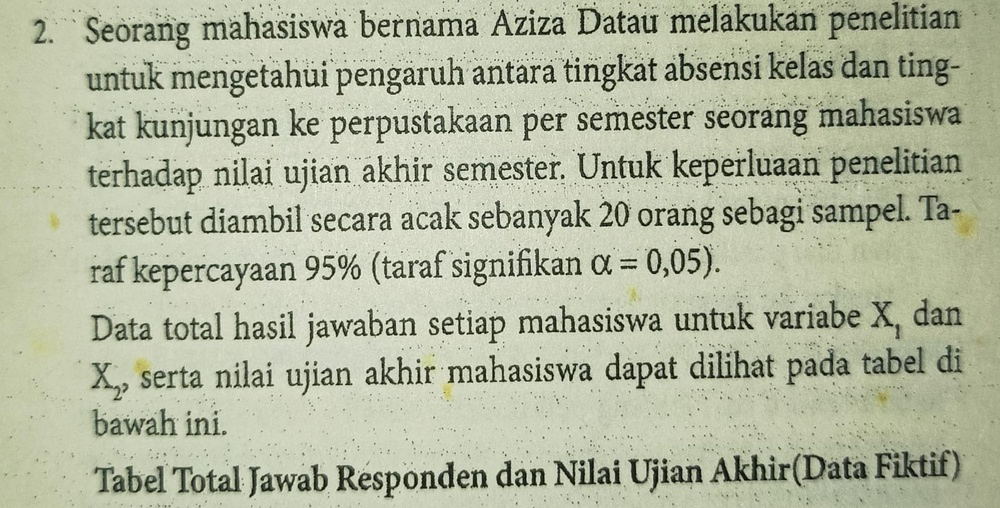
#> input picture PERTEMUAN 10/TUGAS/citraA_dokumen_noise.jpg, 1000 x 508 px, shrunk from 1594 x 810 before the run
$ python Pipeline_Morfologi_untuk_Preprocessing_OCR_dan_Counting_Objek.py
#> lines starting #> are read from the running program, lines starting #| are printed output that depends on the picture; after the words box and inside, x2 and y2 are one past the last pixel; in counts of white or black regions, pixels touching at a corner belong together; long printed decimals are rounded
"""
PIPELINE MORFOLOGI UNTUK PREPROCESSING OCR DAN COUNTING OBJEK

Fitur:
1. Structuring element (3x3,5x5,7x7 + shape)
2. Erosi & dilasi (multi iterasi)
3. Opening & Closing
4. Morphological Gradient
5. Top-hat & Black-hat
6. OCR preprocessing simulation
7. Object counting (watershed + contour)
8. Evaluasi OCR improvement & counting accuracy (TABEL)
9. Visualisasi per halaman
"""

import cv2
import numpy as np
import matplotlib.pyplot as plt
import time


# ==========================================================
# LOAD IMAGE
# ==========================================================
def load_img(path):
    img = cv2.imread(path, 0)
    if img is None:
        print("Gambar tidak ditemukan:", path)
        exit()
    return img

imgA = load_img("citraA_dokumen_noise.jpg")
imgB = load_img("citraB_overlapping.jpg")
#> call 2 of load_img, with path = 'citraB_overlapping.jpg'
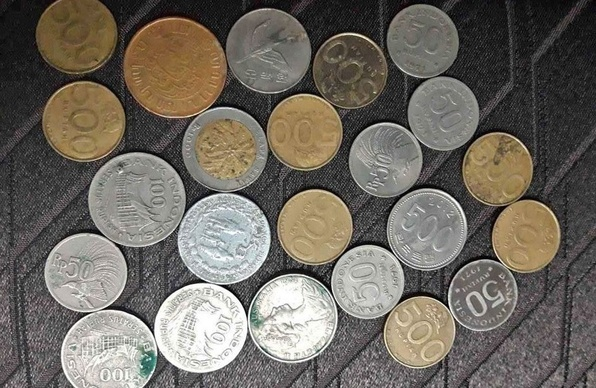
#> input picture PERTEMUAN 10/TUGAS/citraB_overlapping.jpg, 596 x 388 px, shrunk from 950 x 618 before the run


# ==========================================================
# STRUCTURING ELEMENTS
# ==========================================================
def get_kernel(size, shape):
    if shape == "square":
        return cv2.getStructuringElement(cv2.MORPH_RECT,(size,size))
    elif shape == "cross":
        return cv2.getStructuringElement(cv2.MORPH_CROSS,(size,size))
    else:
        return cv2.getStructuringElement(cv2.MORPH_ELLIPSE,(size,size))


# ==========================================================
# VISUAL FUNCTION
# ==========================================================
def show(title, data):

    n = len(data)
    cols = 4
    rows = int(np.ceil(n/cols))

    plt.figure(figsize=(12,3*rows))
    plt.suptitle(title)

    for i,(k,v) in enumerate(data.items()):
        plt.subplot(rows,cols,i+1)
        plt.title(k)
        plt.imshow(v,cmap='gray')
        plt.axis('off')

    plt.tight_layout(rect=[0,0,1,0.95])
    plt.show()


# ==========================================================
# MORPHOLOGY OPERATIONS
# ==========================================================
def morphology_experiment(img):

    results = {}

    sizes = [3,5,7]
    shapes = ["square","cross","ellipse"]

    for s in sizes:
        for sh in shapes:
            k = get_kernel(s,sh)

            results[f"Erode_{s}_{sh}"] = cv2.erode(img,k,iterations=1)
            results[f"Dilate_{s}_{sh}"] = cv2.dilate(img,k,iterations=1)
            results[f"Open_{s}_{sh}"] = cv2.morphologyEx(img,cv2.MORPH_OPEN,k)
            results[f"Close_{s}_{sh}"] = cv2.morphologyEx(img,cv2.MORPH_CLOSE,k)

    return results


# ==========================================================
# MORPHOLOGICAL EXTRA
# ==========================================================
def morph_extra(img):

    kernel = np.ones((5,5),np.uint8)

    return {
        "Gradient": cv2.morphologyEx(img,cv2.MORPH_GRADIENT,kernel),
        "Top Hat": cv2.morphologyEx(img,cv2.MORPH_TOPHAT,kernel),
        "Black Hat": cv2.morphologyEx(img,cv2.MORPH_BLACKHAT,kernel)
    }


# ==========================================================
# OCR PREPROCESSING
# ==========================================================
def ocr_pipeline(img):

    start = time.time()

    kernel = np.ones((3,3),np.uint8)

    denoise = cv2.morphologyEx(img,cv2.MORPH_OPEN,kernel)
    closing = cv2.morphologyEx(denoise,cv2.MORPH_CLOSE,kernel)

    _,before = cv2.threshold(img,127,255,cv2.THRESH_BINARY)
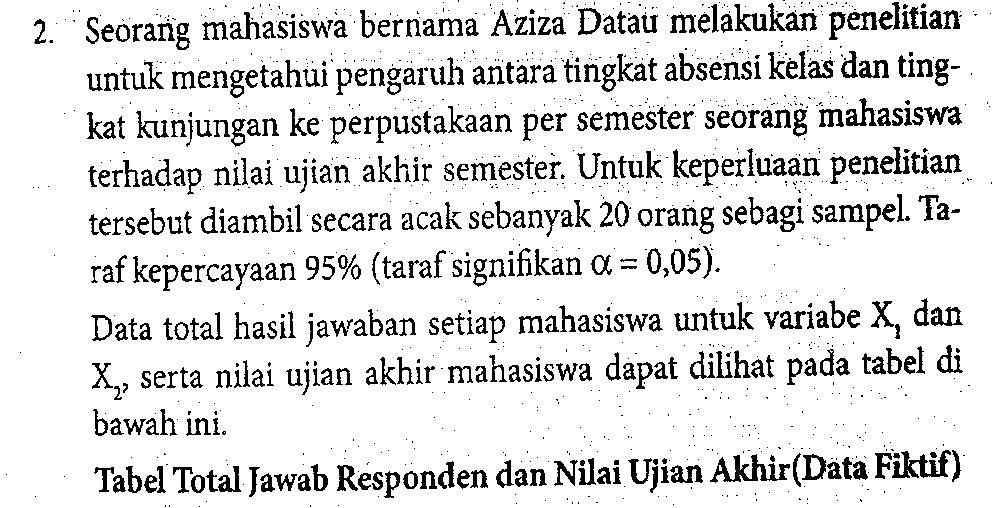
#> before: shape (508, 1000); 87.5% white; 1367 black regions (901 under 20 px), largest, box (x1, y1, x2, y2) and area: (710, 454, 790, 483) 851, (892, 450, 951, 478) 736, (924, 106, 962, 125) 354
    _,after = cv2.threshold(closing,127,255,cv2.THRESH_BINARY)
#> after: shape (508, 1000); 89.3% white; 859 black regions (261 under 20 px), largest, box (x1, y1, x2, y2) and area: (893, 450, 960, 479) 929, (846, 99, 903, 126) 647, (338, 465, 383, 491) 537

    end = time.time()

    return before,after,end-start


# ==========================================================
# OCR SCORE (SIMULASI)
# ==========================================================
def ocr_score(img):
    return np.sum(img==255)/img.size


# ==========================================================
# COUNTING OBJECT
# ==========================================================
def count_objects(img):

    _,th = cv2.threshold(img,0,255,cv2.THRESH_BINARY+cv2.THRESH_OTSU)

    kernel = np.ones((3,3),np.uint8)
    opening = cv2.morphologyEx(th,cv2.MORPH_OPEN,kernel,iterations=2)

    dist = cv2.distanceTransform(opening,cv2.DIST_L2,5)
    _,fg = cv2.threshold(dist,0.5*dist.max(),255,0)
    fg = np.uint8(fg)

    unknown = cv2.subtract(opening,fg)
    _,markers = cv2.connectedComponents(fg)
    markers = markers+1
    markers[unknown==255]=0

    color = cv2.cvtColor(img,cv2.COLOR_GRAY2BGR)
    markers = cv2.watershed(color,markers)

    count = len(np.unique(markers)) - 2

    return markers,count


# ==========================================================
# PROCESS OCR
# ==========================================================
print("\nPROCESS A: OCR PIPELINE")

before,after,t_ocr = ocr_pipeline(imgA)
#> t_ocr = 0.0738

show("OCR PREPROCESSING - BEFORE vs AFTER",{
    "Before": before,
    "After": after
})
#> in show, `n = len(data)`: n = 2
#> in show, `rows = int(np.ceil(n/cols))`: rows = 1
#> the loop in show, `for i,(k,v) in enumerate(data.items()):` made 2 passes
#> k on passes 1 to 2: 'Before', 'After'

score_before = ocr_score(before)
#> score_before = 0.875
score_after = ocr_score(after)
#> score_after = 0.893

print("OCR Time:",t_ocr)
#| OCR Time: 0.07383


# ==========================================================
# MORPHOLOGY A
# ==========================================================
show("MORPHOLOGY EXPERIMENT - CITRA A", morphology_experiment(imgA))
#> after the loop in morphology_experiment, `for s in sizes:`: results = 36 items
#> call 2 of show, with title = 'MORPHOLOGY EXPERIMENT - CITRA A'
#> in show (call 2), `n = len(data)`: n = 36
#> in show (call 2), `rows = int(np.ceil(n/cols))`: rows = 9
#> the loop in show (call 2), `for i,(k,v) in enumerate(data.items()):` made 36 passes
#> in show (call 2), `plt.show()`:
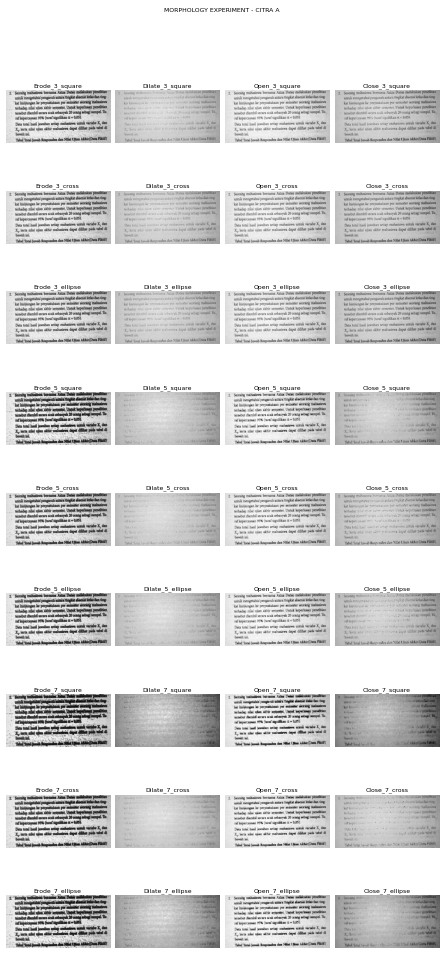
#> figure drawn by matplotlib, 36 panels
show("MORPHOLOGY OPERASI MAJEMUK - CITRA A", morph_extra(imgA))


# ==========================================================
# PROCESS COUNTING
# ==========================================================
print("\nPROCESS B: OBJECT COUNTING")

markers,count = count_objects(imgB)
#> in count_objects, `_,th = cv2.threshold(img,0,255,cv2.THRESH_BINARY+cv2.THRESH_OTSU)`: th: shape (388, 596); 44.6% white; 1727 white regions (1641 under 20 px), largest, box (x1, y1, x2, y2) and area: (44, 193, 338, 388) 31670, (331, 132, 561, 376) 22440, (349, 77, 479, 198) 7940
#> in count_objects, `opening = cv2.morphologyEx(th,cv2.MORPH_OPEN,kernel,iterations=2)`: opening: shape (388, 596); 35.6% white; 38 white regions, largest, box (x1, y1, x2, y2) and area: (44, 193, 338, 388) 30237, (88, 152, 186, 247) 6526, (182, 107, 267, 189) 4708
#> in count_objects, `_,fg = cv2.threshold(dist,0.5*dist.max(),255,0)`: fg: shape (388, 596) float32; 2.5% white; 8 white regions, largest, box (x1, y1, x2, y2) and area: (176, 305, 227, 351) 1784, (277, 298, 316, 338) 1077, (200, 221, 249, 263) 1034
#> in count_objects, `unknown = cv2.subtract(opening,fg)`: unknown: shape (388, 596); 33.1% white; 38 white regions, largest, box (x1, y1, x2, y2) and area: (44, 193, 338, 388) 25749, (88, 152, 186, 247) 6526, (182, 107, 267, 189) 4708
#> in count_objects, `_,markers = cv2.connectedComponents(fg)`: markers: shape (388, 596) int32; 9 distinct labels, from 0 to 8
#> in count_objects, `markers = markers+1`: markers: shape (388, 596) int32; 9 distinct labels, from 1 to 9
#> in count_objects, `markers[unknown==255]=0`:
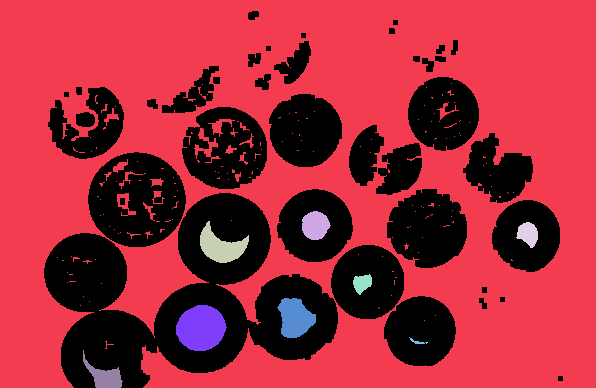
#> markers: shape (388, 596) int32; 10 distinct labels, from 0 to 9; one colour per label, 0 black
#> in count_objects, `markers = cv2.watershed(color,markers)`:
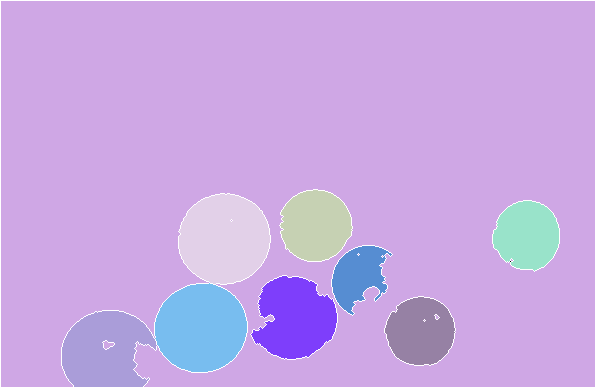
#> markers: shape (388, 596) int32; 11 distinct labels, from -1 to 9; one colour per label, 0 black, -1 white
#> count = 9

show("WATERSHED SEGMENTATION - CITRA B",{
    "Original": imgB,
    "Markers": markers
})

print("Jumlah objek:",count)
#| Jumlah objek: 9

manual_count = int(input("Masukkan jumlah objek sebenarnya: "))
#> the answer given: 3

accuracy = 1 - abs(manual_count-count)/manual_count
#> accuracy = -1


# ==========================================================
# MORPHOLOGY B
# ==========================================================
show("MORPHOLOGY EXPERIMENT - CITRA B", morphology_experiment(imgB))
#> in show (call 5), `n = len(data)`: n = 36
#> in show (call 5), `rows = int(np.ceil(n/cols))`: rows = 9
#> the loop in show (call 5), `for i,(k,v) in enumerate(data.items()):` made 36 passes
#> in show (call 5), `plt.show()`:
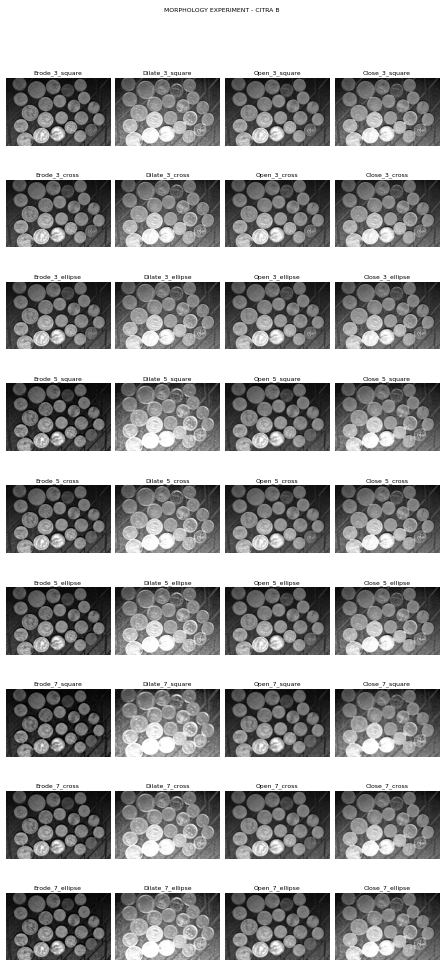
#> figure drawn by matplotlib, 36 panels
show("MORPHOLOGY OPERASI MAJEMUK - CITRA B", morph_extra(imgB))
#> in show (call 6), `n = len(data)`: n = 3
#> in show (call 6), `rows = int(np.ceil(n/cols))`: rows = 1
#> the loop in show (call 6), `for i,(k,v) in enumerate(data.items()):` made 3 passes
#> in show (call 6), `plt.show()`:
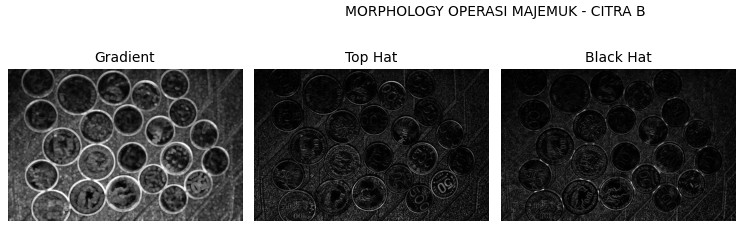
#> figure drawn by matplotlib, 3 panels


# ==========================================================
# TABEL EVALUASI (INI YANG DITAMBAHKAN)
# ==========================================================
print("\nTABEL EVALUASI")
print("="*50)

print(f"{'Metric':20} {'Nilai'}")
print("-"*50)

print(f"{'OCR Before':20} {score_before:.3f}")
#| OCR Before           0.875
print(f"{'OCR After':20} {score_after:.3f}")
#| OCR After            0.893
print(f"{'Counting Acc':20} {accuracy:.3f}")
#| Counting Acc         -1.000


# ==========================================================
# KESIMPULAN
# ==========================================================
print("\nKESIMPULAN")
print("="*50)

print("OCR: Opening + Closing meningkatkan kualitas teks")
print("Counting: Watershed efektif memisahkan objek menempel")
print("Kernel kecil menjaga detail, kernel besar menghilangkan noise")
